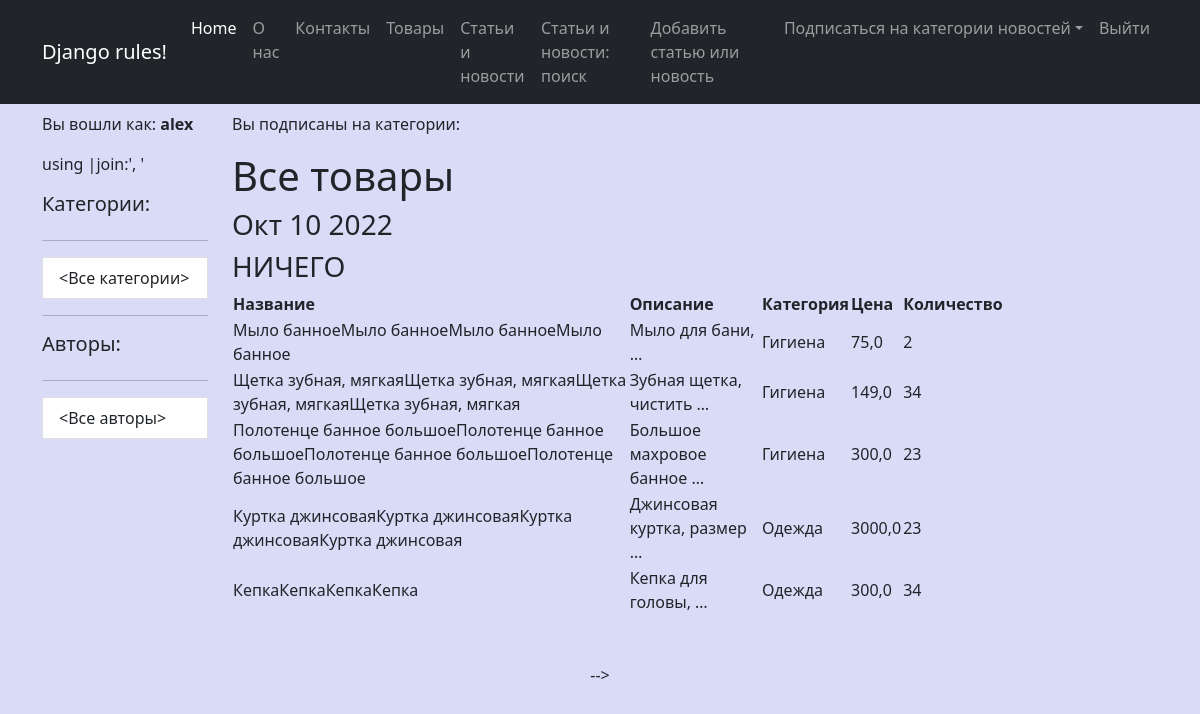
Screenshot of /products/ (signed in) with the database file from the repository.
### simpleapp/models.py (models this page shows, shortened)
class Product(models.Model):
    name = models.CharField(
        max_length=50,
        unique=True, # названия товаров не должны повторяться
    )
    description = models.TextField()
    quantity = models.IntegerField(
        validators=[MinValueValidator(0)],
    )
    category = models.ForeignKey(
        to='Category',
        on_delete=models.CASCADE,
        related_name='products', # все продукты в категории будут доступны через поле products
    )
    price = models.FloatField(
        validators=[MinValueValidator(0.0)],
    )

class Category(models.Model):
    name = models.CharField(max_length=100, unique=True)  # названия категорий тоже не должны повторяться

### simpleapp/views.py (the view)
# urls.py: path('', ProductsList.as_view(),name='products'),
class ProductsList(ListView):
    model = Product
    template_name = 'products.html'
    context_object_name = 'products'
    def get_context_data(self, **kwargs):
        context = super().get_context_data(**kwargs)
        context['time_now'] = datetime.utcnow()
        context['value1'] = None
        return context

### simpleapp/templatetags/simple_app_custom_filters.py (called while the page is built)
@register.filter(name='multiply')
def multiply(value, arg):
    if isinstance(value, str) and isinstance(arg, int):
        return str(value) * arg
    else:
        raise ValueError(f'Нельзя умножить {type(value)} на {type(arg)}')

### templates/products.html (shortened to what this page needs)
{% extends 'flatpages/default.html' %}
{% load simple_app_custom_filters %}
{% block content %}
    <h1>Все товары</h1>
    <h3>{{ time_now|date:'M d Y' }}</h3>
    <h3>{{ value1|default_if_none:'НИЧЕГО' }}</h3>
    {% if products %}
        <table>
            <tr>
                <th>Название</th>
                <th>Описание</th>
                <th>Категория</th>
                <th>Цена</th>
                <th>Количество</th>
            </tr>
        {% for product in products %}
            <tr>
                <td>{{ product.name|multiply:4 }}</td>
                <td>{{ product.description|truncatewords:3 }}</td>
                <td>{{ product.category.name }}</td>
                <td>{{ product.price }}</td>
                <td>{{ product.quantity }}</td>
            </tr>
        {% endfor %}
        </table>
    {% else %}
        <h2>Товаров нет!</h2>
    {% endif %}
{% endblock content %}

### templates/flatpages/default.html (shortened to what this page needs)
{% load static %}
{% load custom_filters %}
<!DOCTYPE html>
<html lang="en">
    <head>
        <link href="https://cdn.jsdelivr.net/npm/bootstrap@5.2.1/dist/css/bootstrap.min.css" rel="stylesheet">
        <link href="https://getbootstrap.com/docs/5.2/assets/css/docs.css" rel="stylesheet">
        <link href="{% static 'css/my_style.css' %}" rel="stylesheet" type="text/css">
    </head>
    <body>
        <nav class="navbar navbar-expand-lg navbar-dark bg-dark sticky-lg-top">
            <div class="container">
                <a class="navbar-brand" href="#">Django rules!</a>
                <div class="collapse navbar-collapse" id="navbarSupportedContent">
                    <ul class="navbar-nav ms-auto mb-2 mb-lg-0">
                        <li class="nav-item"><a class="nav-link active" aria-current="page" href="#">Home</a></li>
                        <li class="nav-item"><a class="nav-link" href="/pages/about/">О нас</a></li>
                        <li class="nav-item"><a class="nav-link" href="/pages/contact/">Контакты</a></li>
                        <li class="nav-item"><a class="nav-link" href="/products/">Товары</a></li>
                        <li class="nav-item"><a class="nav-link" href="{% url 'all_news' %}">Статьи и новости</a></li>
                        <li class="nav-item"><a class="nav-link" href="{% url 'search_news' %}">Статьи и новости: поиск</a></li>
                        {% if perms.news.add_post %}
                        <li class="nav-item"><a class="nav-link" href="{% url 'add_news' %}">Добавить статью или новость</a></li>
                        {% endif %}
                        <li class="nav-item dropdown">
                            <a class="nav-link dropdown-toggle" id="navbarDropdown" href="#" role="button" data-bs-toggle="dropdown" aria-expanded="false">
                                Подписаться на категории новостей</a>
                        </li>
                        <li class="nav-item"><a class="nav-link" href="/accounts/logout">Выйти</a></li>
                    </ul>
                </div>
            </div>
        </nav>
        <div class="container">
            <div class="row mt-2">
                <div class="col-lg-2">
                    <p>Вы вошли как: <b>{{ request.user.username }}</b>
                        <p>{{ cats_by_user|join:', '}}</p><span class="comment">using |join:', '</span>
                    </p>
                    <div class="list-group">
                        <h5>Категории:</h5>
                        <div class="col-lt-1">
                            <hr>
                            <a href="{% url 'all_news' %}" class="list-group-item list-group-item-action" aria-current="true">
                                <Все категории>
                            </a>
                        </div>
                    </div>
                    <hr>
                        <h5>Авторы:</h5>
                            <div class="list-group">
                                <div class="col-lt-1">
                                    <hr>
                                    <a href="{% url 'all_news' %}" class="list-group-item list-group-item-action" aria-current="true">
                                        <Все авторы>
                                    </a>
                                </div>
                            </div>
                </div>
                <div class="col-lg-10">
                    <p>Вы подписаны на категории:
                    </p>
                    <div class="col-lg-10 text-start">
                        {% block content %}{% endblock content %}
                    </div>
                </div>
            </div>
            <div class="text-center mt-5">
                     -->
            </div>
        </div>
    </body>
</html>

### static/css/my_style.css (style rules this page uses)
body { background-color: rgb(218, 219, 247); }

### rows the page displays
Product: name|multiply "Мыло банноеМыло банноеМыло банноеМыло банное", description "Мыло для бани, …", category.name "Гигиена", price "75,0", quantity "2"
Product: name|multiply "Щетка зубная, мягкаяЩетка зубная, мягкаяЩетка зубная, мягкаяЩетка зубная, мягкая", description "Зубная щетка, чистить …", category.name "Гигиена", price "149,0", quantity "34"
Product: name|multiply "Полотенце банное большоеПолотенце банное большоеПолотенце банное большоеПолотенце банное большое", description "Большое махровое банное …", category.name "Гигиена", price "300,0", quantity "23"
Product: name|multiply "Куртка джинсоваяКуртка джинсоваяКуртка джинсоваяКуртка джинсовая", description "Джинсовая куртка, размер …", category.name "Одежда", price "3000,0", quantity "23"
Product: name|multiply "КепкаКепкаКепкаКепка", description "Кепка для головы, …", category.name "Одежда", price "300,0", quantity "34"

### other values shown
{{ request.user.username }} "alex"
{{ time_now|date:'M d Y' }} "Окт 10 2022"
{{ value1|default_if_none:'НИЧЕГО' }} "НИЧЕГО"
